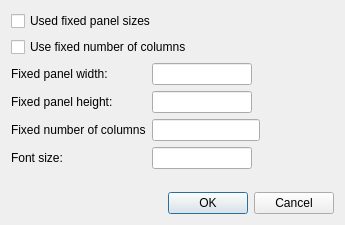
<?xml version="1.0" encoding="UTF-8"?>
<ui version="4.0">
 <class>MVGridPropertiesDialog</class>
 <widget class="QDialog" name="MVGridPropertiesDialog">
  <property name="geometry">
   <rect>
    <x>0</x>
    <y>0</y>
    <width>345</width>
    <height>225</height>
   </rect>
  </property>
  <property name="windowTitle">
   <string>Dialog</string>
  </property>
  <layout class="QVBoxLayout" name="verticalLayout">
   <item>
    <widget class="QCheckBox" name="use_fixed_panel_sizes">
     <property name="text">
      <string>Used fixed panel sizes</string>
     </property>
    </widget>
   </item>
   <item>
    <widget class="QCheckBox" name="use_fixed_number_of_columns">
     <property name="text">
      <string>Use fixed number of columns</string>
     </property>
    </widget>
   </item>
   <item>
    <layout class="QGridLayout" name="gridLayout">
     <item row="0" column="0">
      <widget class="QLabel" name="label">
       <property name="text">
        <string>Fixed panel width:</string>
       </property>
      </widget>
     </item>
     <item row="3" column="0">
      <widget class="QLabel" name="label_3">
       <property name="text">
        <string>Font size:</string>
       </property>
      </widget>
     </item>
     <item row="0" column="1">
      <widget class="QLineEdit" name="fixed_panel_width">
       <property name="sizePolicy">
        <sizepolicy hsizetype="Expanding" vsizetype="Fixed">
         <horstretch>0</horstretch>
         <verstretch>0</verstretch>
        </sizepolicy>
       </property>
       <property name="maximumSize">
        <size>
         <width>100</width>
         <height>16777215</height>
        </size>
       </property>
      </widget>
     </item>
     <item row="1" column="1">
      <widget class="QLineEdit" name="fixed_panel_height">
       <property name="sizePolicy">
        <sizepolicy hsizetype="Expanding" vsizetype="Fixed">
         <horstretch>0</horstretch>
         <verstretch>0</verstretch>
        </sizepolicy>
       </property>
       <property name="maximumSize">
        <size>
         <width>100</width>
         <height>16777215</height>
        </size>
       </property>
      </widget>
     </item>
     <item row="3" column="1">
      <widget class="QLineEdit" name="font_size">
       <property name="sizePolicy">
        <sizepolicy hsizetype="Expanding" vsizetype="Fixed">
         <horstretch>0</horstretch>
         <verstretch>0</verstretch>
        </sizepolicy>
       </property>
       <property name="maximumSize">
        <size>
         <width>100</width>
         <height>16777215</height>
        </size>
       </property>
      </widget>
     </item>
     <item row="1" column="0">
      <widget class="QLabel" name="label_2">
       <property name="text">
        <string>Fixed panel height:</string>
       </property>
      </widget>
     </item>
     <item row="0" column="2">
      <spacer name="horizontalSpacer">
       <property name="orientation">
        <enum>Qt::Horizontal</enum>
       </property>
       <property name="sizeHint" stdset="0">
        <size>
         <width>40</width>
         <height>20</height>
        </size>
       </property>
      </spacer>
     </item>
     <item row="2" column="0">
      <widget class="QLabel" name="label_4">
       <property name="text">
        <string>Fixed number of columns</string>
       </property>
      </widget>
     </item>
     <item row="2" column="1">
      <widget class="QLineEdit" name="fixed_number_of_columns"/>
     </item>
    </layout>
   </item>
   <item>
    <spacer name="verticalSpacer">
     <property name="orientation">
      <enum>Qt::Vertical</enum>
     </property>
     <property name="sizeHint" stdset="0">
      <size>
       <width>20</width>
       <height>40</height>
      </size>
     </property>
    </spacer>
   </item>
   <item>
    <widget class="QDialogButtonBox" name="buttonBox">
     <property name="orientation">
      <enum>Qt::Horizontal</enum>
     </property>
     <property name="standardButtons">
      <set>QDialogButtonBox::Cancel|QDialogButtonBox::Ok</set>
     </property>
    </widget>
   </item>
  </layout>
 </widget>
 <tabstops>
  <tabstop>use_fixed_panel_sizes</tabstop>
  <tabstop>use_fixed_number_of_columns</tabstop>
  <tabstop>fixed_panel_width</tabstop>
  <tabstop>fixed_panel_height</tabstop>
  <tabstop>fixed_number_of_columns</tabstop>
  <tabstop>font_size</tabstop>
 </tabstops>
 <resources/>
 <connections>
  <connection>
   <sender>buttonBox</sender>
   <signal>accepted()</signal>
   <receiver>MVGridPropertiesDialog</receiver>
   <slot>accept()</slot>
   <hints>
    <hint type="sourcelabel">
     <x>248</x>
     <y>254</y>
    </hint>
    <hint type="destinationlabel">
     <x>157</x>
     <y>274</y>
    </hint>
   </hints>
  </connection>
  <connection>
   <sender>buttonBox</sender>
   <signal>rejected()</signal>
   <receiver>MVGridPropertiesDialog</receiver>
   <slot>reject()</slot>
   <hints>
    <hint type="sourcelabel">
     <x>316</x>
     <y>260</y>
    </hint>
    <hint type="destinationlabel">
     <x>286</x>
     <y>274</y>
    </hint>
   </hints>
  </connection>
 </connections>
</ui>
